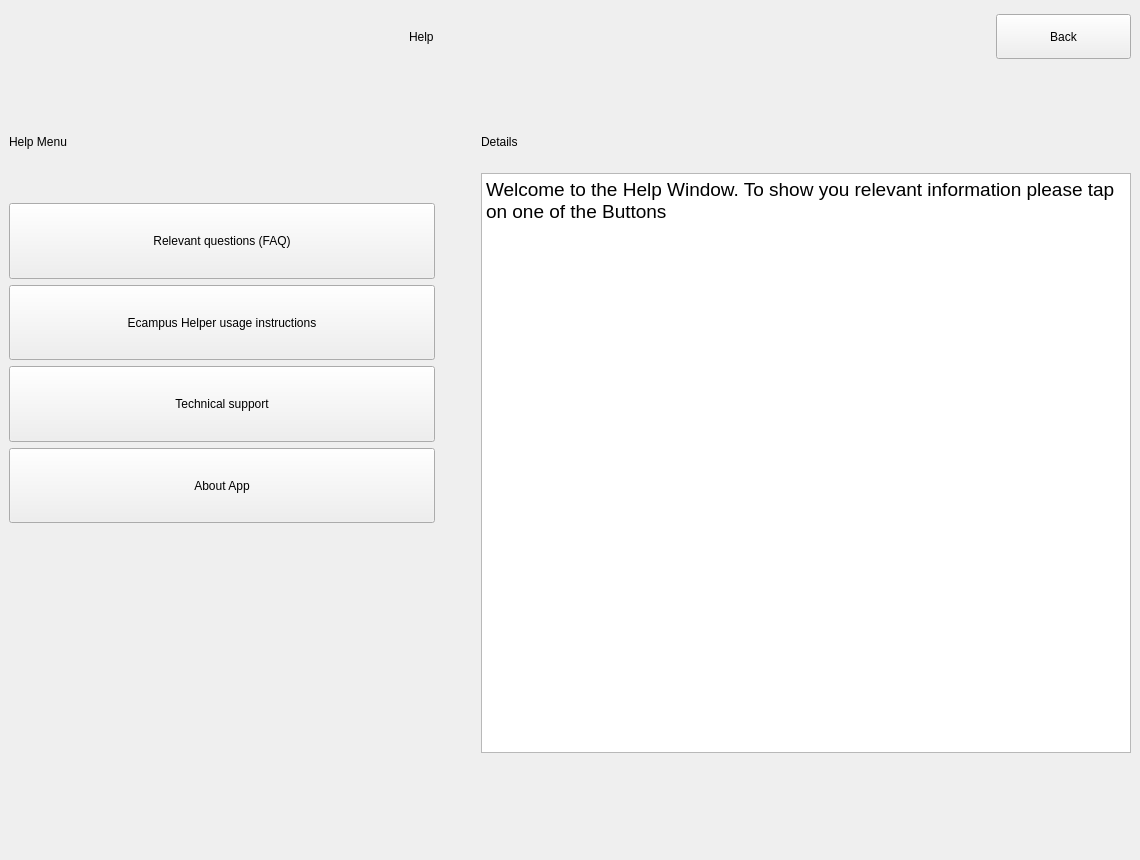
<?xml version="1.0" encoding="UTF-8"?>
<ui version="4.0">
 <class>MainWindow</class>
 <widget class="QMainWindow" name="MainWindow">
  <property name="geometry">
   <rect>
    <x>0</x>
    <y>0</y>
    <width>1140</width>
    <height>860</height>
   </rect>
  </property>
  <property name="minimumSize">
   <size>
    <width>1140</width>
    <height>860</height>
   </size>
  </property>
  <property name="maximumSize">
   <size>
    <width>1920</width>
    <height>1080</height>
   </size>
  </property>
  <property name="windowTitle">
   <string>MainWindow</string>
  </property>
  <widget class="QWidget" name="centralwidget">
   <layout class="QVBoxLayout" name="verticalLayout_4" stretch="2,1,20,4,0">
    <item>
     <spacer name="verticalSpacer_5">
      <property name="orientation">
       <enum>Qt::Orientation::Vertical</enum>
      </property>
      <property name="sizeType">
       <enum>QSizePolicy::Policy::Minimum</enum>
      </property>
      <property name="sizeHint" stdset="0">
       <size>
        <width>20</width>
        <height>0</height>
       </size>
      </property>
     </spacer>
    </item>
    <item>
     <layout class="QHBoxLayout" name="horizontalLayout_2">
      <property name="leftMargin">
       <number>110</number>
      </property>
      <property name="topMargin">
       <number>0</number>
      </property>
      <property name="rightMargin">
       <number>0</number>
      </property>
      <item>
       <spacer name="horizontalSpacer">
        <property name="orientation">
         <enum>Qt::Orientation::Horizontal</enum>
        </property>
        <property name="sizeHint" stdset="0">
         <size>
          <width>40</width>
          <height>20</height>
         </size>
        </property>
       </spacer>
      </item>
      <item>
       <widget class="QLabel" name="Help">
        <property name="sizePolicy">
         <sizepolicy hsizetype="Expanding" vsizetype="Maximum">
          <horstretch>0</horstretch>
          <verstretch>0</verstretch>
         </sizepolicy>
        </property>
        <property name="minimumSize">
         <size>
          <width>250</width>
          <height>45</height>
         </size>
        </property>
        <property name="maximumSize">
         <size>
          <width>425</width>
          <height>55</height>
         </size>
        </property>
        <property name="text">
         <string>Help</string>
        </property>
       </widget>
      </item>
      <item>
       <spacer name="horizontalSpacer_2">
        <property name="orientation">
         <enum>Qt::Orientation::Horizontal</enum>
        </property>
        <property name="sizeType">
         <enum>QSizePolicy::Policy::Expanding</enum>
        </property>
        <property name="sizeHint" stdset="0">
         <size>
          <width>200</width>
          <height>20</height>
         </size>
        </property>
       </spacer>
      </item>
      <item>
       <widget class="QPushButton" name="Back_Button">
        <property name="sizePolicy">
         <sizepolicy hsizetype="Expanding" vsizetype="Ignored">
          <horstretch>0</horstretch>
          <verstretch>0</verstretch>
         </sizepolicy>
        </property>
        <property name="minimumSize">
         <size>
          <width>80</width>
          <height>40</height>
         </size>
        </property>
        <property name="maximumSize">
         <size>
          <width>135</width>
          <height>55</height>
         </size>
        </property>
        <property name="text">
         <string>Back</string>
        </property>
       </widget>
      </item>
     </layout>
    </item>
    <item>
     <spacer name="verticalSpacer">
      <property name="orientation">
       <enum>Qt::Orientation::Vertical</enum>
      </property>
      <property name="sizeType">
       <enum>QSizePolicy::Policy::Preferred</enum>
      </property>
      <property name="sizeHint" stdset="0">
       <size>
        <width>20</width>
        <height>20</height>
       </size>
      </property>
     </spacer>
    </item>
    <item>
     <layout class="QHBoxLayout" name="horizontalLayout">
      <item>
       <layout class="QVBoxLayout" name="verticalLayout_2">
        <item>
         <widget class="QLabel" name="label_2">
          <property name="minimumSize">
           <size>
            <width>330</width>
            <height>50</height>
           </size>
          </property>
          <property name="maximumSize">
           <size>
            <width>560</width>
            <height>70</height>
           </size>
          </property>
          <property name="text">
           <string>Help Menu</string>
          </property>
         </widget>
        </item>
        <item>
         <spacer name="verticalSpacer_4">
          <property name="orientation">
           <enum>Qt::Orientation::Vertical</enum>
          </property>
          <property name="sizeType">
           <enum>QSizePolicy::Policy::Minimum</enum>
          </property>
          <property name="sizeHint" stdset="0">
           <size>
            <width>20</width>
            <height>30</height>
           </size>
          </property>
         </spacer>
        </item>
        <item>
         <widget class="QPushButton" name="FAQ">
          <property name="sizePolicy">
           <sizepolicy hsizetype="Expanding" vsizetype="Expanding">
            <horstretch>0</horstretch>
            <verstretch>0</verstretch>
           </sizepolicy>
          </property>
          <property name="minimumSize">
           <size>
            <width>330</width>
            <height>60</height>
           </size>
          </property>
          <property name="maximumSize">
           <size>
            <width>560</width>
            <height>90</height>
           </size>
          </property>
          <property name="text">
           <string>Relevant questions (FAQ)</string>
          </property>
         </widget>
        </item>
        <item>
         <widget class="QPushButton" name="Instruction">
          <property name="sizePolicy">
           <sizepolicy hsizetype="Expanding" vsizetype="Expanding">
            <horstretch>0</horstretch>
            <verstretch>0</verstretch>
           </sizepolicy>
          </property>
          <property name="minimumSize">
           <size>
            <width>330</width>
            <height>60</height>
           </size>
          </property>
          <property name="maximumSize">
           <size>
            <width>560</width>
            <height>100</height>
           </size>
          </property>
          <property name="text">
           <string>Ecampus Helper usage instructions</string>
          </property>
         </widget>
        </item>
        <item>
         <widget class="QPushButton" name="Support">
          <property name="sizePolicy">
           <sizepolicy hsizetype="Expanding" vsizetype="Expanding">
            <horstretch>0</horstretch>
            <verstretch>0</verstretch>
           </sizepolicy>
          </property>
          <property name="minimumSize">
           <size>
            <width>330</width>
            <height>60</height>
           </size>
          </property>
          <property name="maximumSize">
           <size>
            <width>560</width>
            <height>100</height>
           </size>
          </property>
          <property name="text">
           <string>Technical support</string>
          </property>
         </widget>
        </item>
        <item>
         <widget class="QPushButton" name="App">
          <property name="sizePolicy">
           <sizepolicy hsizetype="Expanding" vsizetype="Expanding">
            <horstretch>0</horstretch>
            <verstretch>0</verstretch>
           </sizepolicy>
          </property>
          <property name="minimumSize">
           <size>
            <width>330</width>
            <height>60</height>
           </size>
          </property>
          <property name="maximumSize">
           <size>
            <width>560</width>
            <height>100</height>
           </size>
          </property>
          <property name="text">
           <string>About App</string>
          </property>
         </widget>
        </item>
        <item>
         <spacer name="verticalSpacer_3">
          <property name="orientation">
           <enum>Qt::Orientation::Vertical</enum>
          </property>
          <property name="sizeType">
           <enum>QSizePolicy::Policy::Maximum</enum>
          </property>
          <property name="sizeHint" stdset="0">
           <size>
            <width>20</width>
            <height>230</height>
           </size>
          </property>
         </spacer>
        </item>
       </layout>
      </item>
      <item>
       <spacer name="horizontalSpacer_5">
        <property name="orientation">
         <enum>Qt::Orientation::Horizontal</enum>
        </property>
        <property name="sizeType">
         <enum>QSizePolicy::Policy::Maximum</enum>
        </property>
        <property name="sizeHint" stdset="0">
         <size>
          <width>40</width>
          <height>20</height>
         </size>
        </property>
       </spacer>
      </item>
      <item>
       <layout class="QVBoxLayout" name="verticalLayout_3">
        <item>
         <widget class="QLabel" name="label_3">
          <property name="sizePolicy">
           <sizepolicy hsizetype="Expanding" vsizetype="Expanding">
            <horstretch>0</horstretch>
            <verstretch>0</verstretch>
           </sizepolicy>
          </property>
          <property name="minimumSize">
           <size>
            <width>300</width>
            <height>50</height>
           </size>
          </property>
          <property name="maximumSize">
           <size>
            <width>510</width>
            <height>70</height>
           </size>
          </property>
          <property name="text">
           <string>Details</string>
          </property>
         </widget>
        </item>
        <item>
         <widget class="QTextBrowser" name="textBrowser">
          <property name="minimumSize">
           <size>
            <width>650</width>
            <height>580</height>
           </size>
          </property>
          <property name="maximumSize">
           <size>
            <width>1105</width>
            <height>1100</height>
           </size>
          </property>
          <property name="html">
           <string>&lt;!DOCTYPE HTML PUBLIC &quot;-//W3C//DTD HTML 4.0//EN&quot; &quot;http://www.w3.org/TR/REC-html40/strict.dtd&quot;&gt;
&lt;html&gt;&lt;head&gt;&lt;meta name=&quot;qrichtext&quot; content=&quot;1&quot; /&gt;&lt;meta charset=&quot;utf-8&quot; /&gt;&lt;style type=&quot;text/css&quot;&gt;
p, li { white-space: pre-wrap; }
hr { height: 1px; border-width: 0; }
li.unchecked::marker { content: &quot;\2610&quot;; }
li.checked::marker { content: &quot;\2612&quot;; }
&lt;/style&gt;&lt;/head&gt;&lt;body style=&quot; font-family:'Segoe UI'; font-size:9pt; font-weight:400; font-style:normal;&quot;&gt;
&lt;p style=&quot; margin-top:0px; margin-bottom:0px; margin-left:0px; margin-right:0px; -qt-block-indent:0; text-indent:0px;&quot;&gt;&lt;span style=&quot; font-family:'MS Shell Dlg 2'; font-size:14pt;&quot;&gt;Welcome to the Help Window. To show you relevant information please tap on one of the Buttons&lt;/span&gt;&lt;/p&gt;&lt;/body&gt;&lt;/html&gt;</string>
          </property>
         </widget>
        </item>
       </layout>
      </item>
     </layout>
    </item>
    <item>
     <spacer name="verticalSpacer_2">
      <property name="orientation">
       <enum>Qt::Orientation::Vertical</enum>
      </property>
      <property name="sizeType">
       <enum>QSizePolicy::Policy::Maximum</enum>
      </property>
      <property name="sizeHint" stdset="0">
       <size>
        <width>20</width>
        <height>98</height>
       </size>
      </property>
     </spacer>
    </item>
   </layout>
  </widget>
 </widget>
 <resources/>
 <connections/>
</ui>
